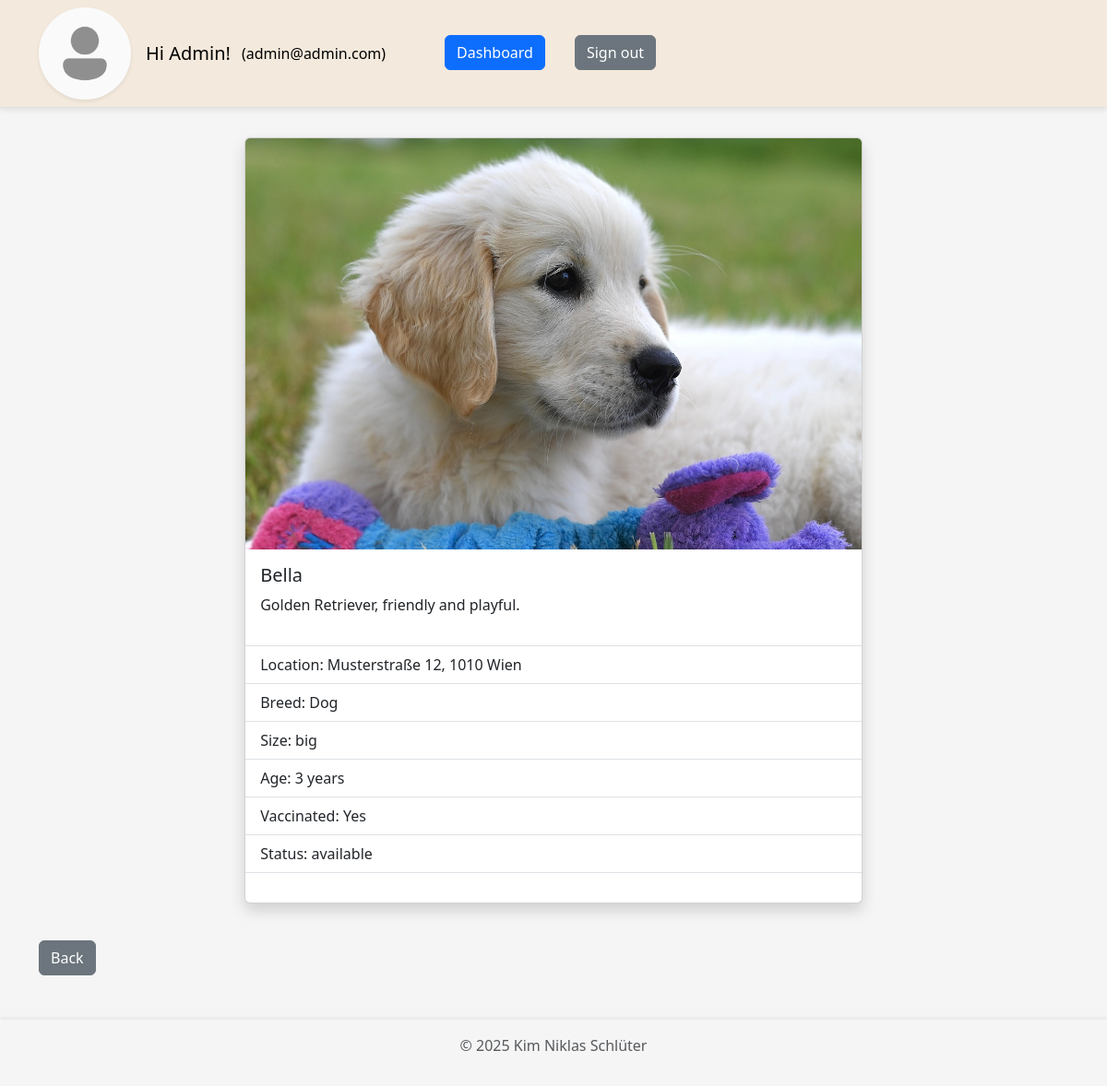
Page /website/animal_details.php?id=1 (signed in) on the committed database.
### tables this page shows
CREATE TABLE `user` (
  `id` int(11) NOT NULL,
  `email` varchar(200) NOT NULL,
  `password` varchar(255) NOT NULL,
  `first_name` varchar(100) NOT NULL,
  `last_name` varchar(100) NOT NULL,
  `phone` varchar(50) NOT NULL,
  `address` varchar(100) NOT NULL,
  `picture` varchar(255) NOT NULL,
  `authority` enum('user','admin') NOT NULL
);

CREATE TABLE `animal` (
  `id` int(11) NOT NULL,
  `name` varchar(100) NOT NULL,
  `picture` varchar(255) DEFAULT NULL,
  `location` varchar(100) NOT NULL,
  `description` text DEFAULT NULL,
  `size` enum('small','default','big') NOT NULL DEFAULT 'default',
  `age` int(11) DEFAULT NULL,
  `vaccinated` tinyint(1) NOT NULL,
  `status` enum('available','adopted') NOT NULL DEFAULT 'available',
  `breed_id` int(11) NOT NULL
);

CREATE TABLE `breed` (
  `id` int(11) NOT NULL,
  `name` varchar(100) NOT NULL
);

### website/components/animals.php (called while the page is built, shortened)
<?php
require_once __DIR__ . '/db_connect.php';
require_once __DIR__ . '/util.php';
$conn = db_connect();
function create_response($status, $message, $data = [])
{
  $response = [
    "status" => $status,
    "message" => $message,
    "data" => $data
  ];
  return $response;
}
function get_animal_by_id($id)
{
  global $conn;
  $id = clean_input($id);
  $sql = "SELECT * FROM `animal` WHERE id=$id";
  $result = mysqli_query($conn, $sql);
  $row = mysqli_fetch_assoc($result);
  return create_response("200", "Successfully fetched animal by id.", $row);
}
function get_breed_by_id($breed_id)
{
  global $conn;
  $sql = "SELECT * FROM `breed` WHERE id=$breed_id";
  $result = mysqli_query($conn, $sql);
  $row = mysqli_fetch_assoc($result);
  return $row;
}
function get_animal_picture_url($animalData)
{
  return $animalData['picture'] ? PICTURE_FOLDER_NAME . '/' . $animalData['picture'] : ANIMAL_DEFAULT_PICTURE_URL;
}

### website/animal_details.php (the view, shortened to what this page needs)
<?php
require_once './components/db_connect.php';
require_once './components/util.php';
require_once './components/animals.php';
$conn = db_connect();
$myUserId = get_my_user_id_from_session();
$myUserData = get_user_data($conn, $myUserId);
$responseGet = get_animal_by_id($_GET['id']);
$animal = $responseGet['data'];
$animalPictureUrl = get_animal_picture_url($animal);
$vaccinatedText = ($animal['vaccinated']) ? 'Yes' : 'No';
$breedData = get_breed_by_id($animal['breed_id']);
?>
<!DOCTYPE html>
<html lang="en">
<head>
  <link href="https://cdn.jsdelivr.net/npm/bootstrap@5.3.7/dist/css/bootstrap.min.css" rel="stylesheet">
  <link rel="stylesheet" href="./styles/style.css">
</head>
<body>
  <?php require_once './components/navbar.php'; ?>
  <div class="container mt-3 mb-5" style="flex-grow: 1;">
    <?php
    $layout = "<div class='d-flex justify-content-center' style='width: 100%'>
            <div class='card shadow mb-4 d-flex flex-column justify-content-between align-items-center' style='width: 60%'>
            <div>
              <div class='animal-picture-container'>
                <img src='$animalPictureUrl' class='card-img-top animal-image' alt='animal'>
              </div>
              <div class='card-body'>
                <h5 class='card-title'>{$animal['name']}</h5>
                <p class='card-text'>{$animal['description']}</p>
              </div>
            </div>
            <div style='width: 100%'>
              <ul class='list-group list-group-flush'>
                <li class='list-group-item'></li>
                <li class='list-group-item'>Location: {$animal['location']}</li>
                <li class='list-group-item'>Breed: {$breedData['name']}</li>
                <li class='list-group-item'>Size: {$animal['size']}</li>
                <li class='list-group-item'>Age: {$animal['age']} years</li>
                <li class='list-group-item'>Vaccinated: $vaccinatedText</li>
                <li class='list-group-item'>Status: {$animal['status']}</li>
                <li class='list-group-item'></li>
              </ul>";
    $layout .= "<div class='d-flex flex-row gap-1 justify-content-around mb-3' style='width:100%'>";
    $layout .= "</div>";
    $layout .= "
            </div>
          </div>
        </div>";
    echo $layout;
    ?>
  </div>
  <?php require_once './components/footer.php'; ?>
</body>
</html>

### website/components/navbar.php (shortened to what this page needs)
<?php
$homeUrl = isset($_SESSION['admin']) ? "dashboard.php" : "home.php";
$homeName = isset($_SESSION['admin']) ? "Dashboard" : "Home";
?>
<header class='p-0 mb-3 border-bottom title-row'>
  <nav class="navbar navbar-expand-lg" style="min-height: 3.5rem">
    <div class="container">
      <?php if (isset($_SESSION['user']) || isset($_SESSION['admin'])) { ?>
        <a href='<?= $homeUrl ?>' class='d-block me-3'>
          <img src='<?= $myUserData['profile_img_url'] ?? '' ?>' alt='profile image' width='100' height='100' class='rounded-circle shadow-sm' style='object-fit:cover;'>
        </a>
        <a class="navbar-brand me-1" href="<?= $homeUrl ?>">Hi <?= $myUserData['first_name'] ?? '' ?>!</a>
      <?php } ?>
      <div class="collapse navbar-collapse" id="navbarNav">
        <ul class="navbar-nav gap-2">
          <?php if (isset($_SESSION['user']) || isset($_SESSION['admin'])) { ?>
            <li class="nav-item me-5">
              <a class="nav-link link-body-emphasis" href="#"><?= '(' . $myUserData['email'] . ')' ?></a>
            </li>
            <li class="nav-item me-4">
              <a class="btn btn-primary" href="<?= $homeUrl ?>"><?= $homeName ?></a>
            </li>
            <li class="nav-item">
              <a class="btn btn-secondary" href="logout.php">Sign out</a>
            </li>
          <?php } ?>
        </ul>
      </div>
    </div>
  </nav>
</header>

### website/styles/style.css (style rules this page uses)
body { background-color: whitesmoke; display: flex; flex-flow: column nowrap; justify-content: flex-start; min-height: 100vh; }

### rows in the picture
user: first_name "Admin", email "admin@admin.com"
animal: picture (picture), name "Bella", description "Golden Retriever, friendly and playful.", location "Musterstraße 12, 1010 Wien", size "big", age "3", vaccinated "Yes", status "available"
breed: name "Dog"

### other values in the picture
$homeName "Dashboard"
